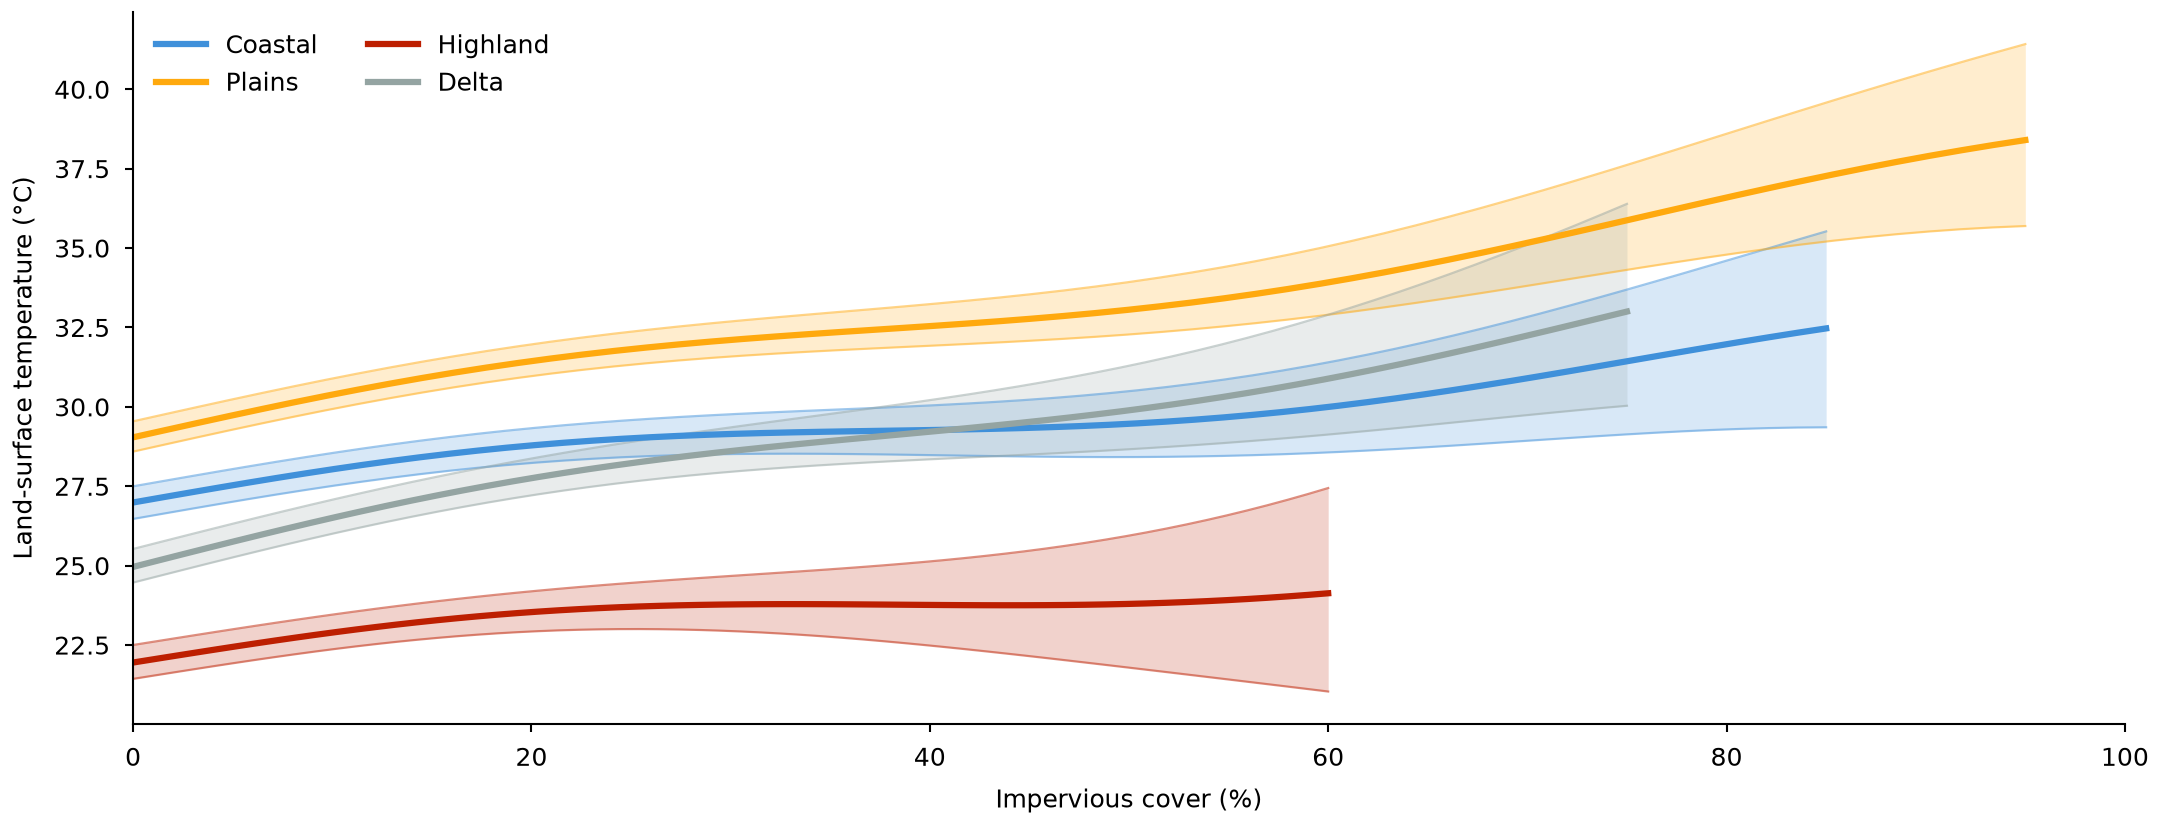

Write the Python code that produced this figure.
"""Several lines, each with a translucent band in its own color.
Synthetic land-surface temperature for four regions; each band is the 10th-90th percentile of 200 draws."""

import os
from pathlib import Path

import matplotlib.pyplot as plt
import numpy as np

MM = 1 / 25.4
STYLE_DIR = Path(__file__).resolve().parent / "../../../styles"
# name: (color, base temperature, slope, highest cover observed)
REGIONS = {
    "Coastal": ("C0", 27, 0.06, 85),
    "Plains": ("C1", 29, 0.09, 95),
    "Highland": ("C2", 22, 0.05, 60),
    "Delta": ("C3", 25, 0.11, 75),
}
BAND_ALPHA = 0.2
EDGE_ALPHA = 0.5  # thin band outline in the line color; 0 removes it


def draw_series(rng, base, slope, top):
    cover = np.linspace(0, top, 60)
    spread = 0.4 + 2.0 * (cover / top) ** 3
    draws = (base + slope * cover + 0.6 * np.sin(cover / 12)
             + rng.normal(0, 1, (200, 1)) * spread)
    low, middle, high = np.percentile(draws, [10, 50, 90], axis=0)
    return cover, low, middle, high


def lines_with_bands(ax, rng):
    curves = {name: draw_series(rng, *spec[1:]) for name, spec in REGIONS.items()}
    # All bands first, then all lines: no band covers another region's line.
    for name, (cover, low, _, high) in curves.items():
        color = REGIONS[name][0]
        ax.fill_between(cover, low, high, color=color, alpha=BAND_ALPHA, linewidth=0)
        for edge in (low, high):
            ax.plot(cover, edge, color=color, alpha=EDGE_ALPHA,
                    lw=0.35 * plt.rcParams["lines.linewidth"])
    for name, (cover, _, middle, _) in curves.items():
        ax.plot(cover, middle, color=REGIONS[name][0], label=name)
    ax.set(xlim=(0, 100), xlabel="Impervious cover (%)",
           ylabel="Land-surface temperature (°C)")
    ax.legend(loc="upper left", frameon=False, ncols=2)


def main():
    rng = np.random.default_rng(14)
    default = STYLE_DIR / "default.mplstyle"
    sheets = [default] if default.is_file() else []
    if selected := os.environ.get("CEDALION_STYLE"):
        sheet = Path(selected).expanduser()
        sheets.append(sheet if sheet.is_file() else STYLE_DIR / (selected.removesuffix(".mplstyle") + ".mplstyle"))
    width_mm = float(os.environ.get("CEDALION_WIDTH_MM", 183))
    with plt.style.context(sheets):
        fig, ax = plt.subplots(figsize=(width_mm * MM, 70 * MM), layout="constrained")
        lines_with_bands(ax, rng)
        fig.savefig(os.environ.get("CEDALION_SNIPPET_PNG", Path(__file__).with_name("snippet.png")), dpi=300)
        plt.close(fig)


if __name__ == "__main__":
    main()
